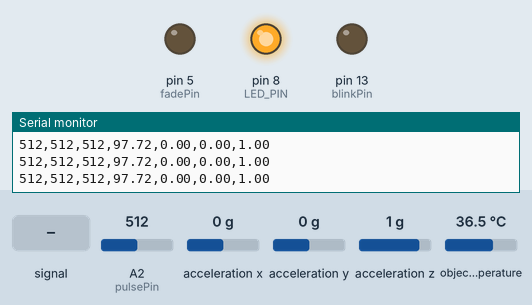
The sketch below on a simulated Arduino Uno, built with avr-gcc and run on an emulated ATmega328P. On the bench: output pins drawn as LEDs (lit = HIGH), the last lines printed to the serial monitor. Inputs (shaded band) come from the test bench; at power-on: A2 (pulsePin) = 512, object temperature 36.5 °C, acceleration x 0 g, acceleration y 0 g, acceleration z 1 g.

Above: at 2.2 s.
2.3 s: A2 (pulsePin) fed a 200 Hz sine of ±81 counts around its level
5.3 s: A2 (pulsePin) set to 30
At 5.45 s:
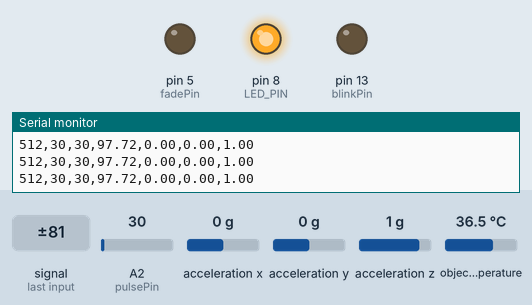
8.3 s: A2 (pulsePin) set to 494
9.8 s: A2 (pulsePin) set to 519
At 11.6 s:
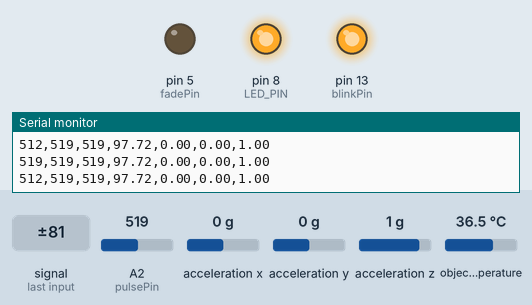
11.9 s: object temperature set to 39 °C
14.9 s: A2 (pulsePin) fed a 1000 Hz sine of ±255 counts around its level
At 15.15 s:
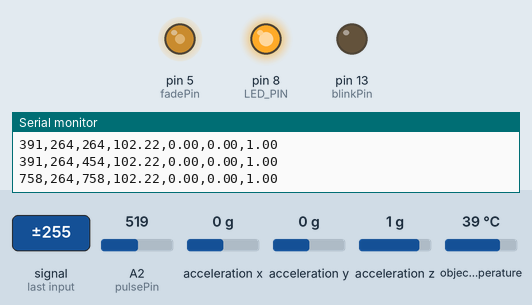
Timing chart, 0 to 37.7 s (numbered marks = the images above; inputs shaded):
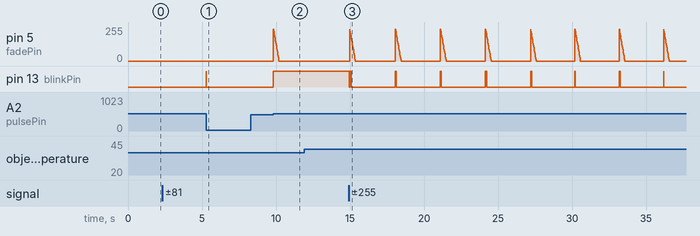

The sketch:

run_medcap.ino
```cpp
/*  Pulse Sensor Amped 1.5    by Joel Murphy and Yury Gitman   http://www.pulsesensor.com

----------------------  Notes ----------------------  ----------------------
This code:
1) Blinks an LED to User's Live Heartbeat   PIN 13
2) Fades an LED to User's Live HeartBeat    PIN 5
3) Determines BPM
4) Prints All of the Above to Serial

Read Me:
https://github.com/WorldFamousElectronics/PulseSensor_Amped_Arduino/blob/master/README.md
 ----------------------       ----------------------  ----------------------
*/

// Thermometer
#include <Wire.h> // I2C library, required for MLX90614
#include <C:\Users\raj19\Documents\Arduino\run_medcap\SparkFunMLX90614.h> // SparkFunMLX90614 Arduino library


// Accelerometer

#include <C:\Users\raj19\Documents\Arduino\run_medcap\SparkFunLIS3DH.h>
#include <SPI.h>


#define PROCESSING_VISUALIZER 1
#define SERIAL_PLOTTER  2

//  Variables
int pulsePin = 2;                 // Pulse Sensor purple wire connected to analog pin 0
int blinkPin = 13;                // pin to blink led at each beat
int fadePin = 5;                  // pin to do fancy classy fading blink at each beat
int fadeRate = 0;                 // used to fade LED on with PWM on fadePin

// Volatile Variables, used in the interrupt service routine!
volatile int BPM;                   // int that holds raw Analog in 0. updated every 2mS
volatile int Signal;                // holds the incoming raw data
volatile int IBI = 600;             // int that holds the time interval between beats! Must be seeded!
volatile boolean Pulse = false;     // "True" when User's live heartbeat is detected. "False" when not a "live beat".
volatile boolean QS = false;        // becomes true when Arduoino finds a beat.

// SET THE SERIAL OUTPUT TYPE TO YOUR NEEDS
// PROCESSING_VISUALIZER works with Pulse Sensor Processing Visualizer
//      https://github.com/WorldFamousElectronics/PulseSensor_Amped_Processing_Visualizer
// SERIAL_PLOTTER outputs sensor data for viewing with the Arduino Serial Plotter
//      run the Serial Plotter at 115200 baud: Tools/Serial Plotter or Command+L
static int outputType = SERIAL_PLOTTER;


  // FIRST, CREATE VARIABLES TO PERFORM THE SAMPLE TIMING FUNCTION
  unsigned long lastTime;
  unsigned long thisTime;

//////THERMOMETER///////////////////////////////
IRTherm therm; // Create an IRTherm object to interact with throughout
const byte LED_PIN = 8; // Optional LED attached to pin 8 (active low)

volatile float coreTemp = 0;
//////THERMOMETER///////////////////////////////


//////ACCEL///////////////////////////////

LIS3DH myIMU; //Default constructor is I2C, addr 0x19.
volatile float accel_x = 0;
volatile float accel_y = 0;
volatile float accel_z = 0;
//////ACCEL///////////////////////////////


  void setup(){
    pinMode(blinkPin,OUTPUT);         // pin that will blink to your heartbeat!
    pinMode(fadePin,OUTPUT);          // pin that will fade to your heartbeat!
    Serial.begin(115200);             // we agree to talk fast!
    // ADD THIS LINE IN PLACE OF THE interruptSetup() CALL
    lastTime = micros();              // get the time so we can create a software 'interrupt'
    // IF YOU ARE POWERING The Pulse Sensor AT VOLTAGE LESS THAN THE BOARD VOLTAGE,
    // UN-COMMENT THE NEXT LINE AND APPLY THAT VOLTAGE TO THE A-REF PIN
    //   analogReference(EXTERNAL);


    //////THERMOMETER///////////////////////////////

    //Serial.begin(9600); // Initialize Serial to log output
    therm.begin(); // Initialize thermal IR sensor
    therm.setUnit(TEMP_F); // Set the library's units to Farenheit
    // Alternatively, TEMP_F can be replaced with TEMP_C for Celsius or
    // TEMP_K for Kelvin.

    pinMode(LED_PIN, OUTPUT); // LED pin as output
    setLED(LOW); // LED OFF

    //////THERMOMETER///////////////////////////////


    //////ACCEL///////////////////////////////
    //Serial.begin(9600);
    delay(1000); //relax...
    Serial.println("Processor came out of reset.\n");

    //Call .begin() to configure the IMU
    myIMU.begin();

    //////ACCEL///////////////////////////////


  } //end of setup()

  //IN THE LOOP, ADD THE CODE THAT WILL DO THE 2mS TIMING, AND CALL THE getPulse() routine.
  void loop(){

    serialOutput() ;

    thisTime = micros();            // GET THE CURRENT TIME
    if(thisTime - lastTime > 2000){ // CHECK TO SEE IF 2mS HAS PASSED
      lastTime = thisTime;          // KEEP TRACK FOR NEXT TIME
      getPulse();                   //CHANGE 'ISR(TIMER2_COMPA_vect)' TO 'getPulse()' IN THE INTERRUPTS TAB!
    }

  if (QS == true){     // A Heartbeat Was Found
                       // BPM and IBI have been Determined
                       // Quantified Self "QS" true when arduino finds a heartbeat
        fadeRate = 255;         // Makes the LED Fade Effect Happen
                                // Set 'fadeRate' Variable to 255 to fade LED with pulse
        serialOutputWhenBeatHappens();   // A Beat Happened, Output that to serial.
        QS = false;                      // reset the Quantified Self flag for next time
  }

  ledFadeToBeat();                      // Makes the LED Fade Effect Happen
  delay(20);                             //  take a break


//////THERMOMETER///////////////////////////////

  setLED(HIGH); //LED on

  // Call therm.read() to read object and ambient temperatures from the sensor.
  if (therm.read()) // On success, read() will return 1, on fail 0.
  {
    // Use the object() and ambient() functions to grab the object and ambient
  // temperatures.
  // They'll be floats, calculated out to the unit you set with setUnit().
    /*
    Serial.print("Object: ");
    Serial.println(therm.object());
    Serial.write('°'); // Degree Symbol
    Serial.println("F");
    Serial.print("Ambient: ");
    Serial.println(therm.ambient());
    Serial.write('°'); // Degree Symbol
    Serial.println("F");
    Serial.println();
    */
    coreTemp = therm.object();
  }
  setLED(LOW);

//////THERMOMETER///////////////////////////////


 //////ACCEL///////////////////////////////
  //Get all parameters
  /*
  Serial.print("\nAccelerometer:\n");
  Serial.print(" X = ");
  Serial.println(myIMU.readFloatAccelX(), 4);
  Serial.print(" Y = ");
  Serial.println(myIMU.readFloatAccelY(), 4);
  Serial.print(" Z = ");
  Serial.println(myIMU.readFloatAccelZ(), 4);

  delay(1000);
  */

  accel_x = myIMU.readFloatAccelX();
  accel_y = myIMU.readFloatAccelY();
  accel_z = myIMU.readFloatAccelZ();

 //////ACCEL///////////////////////////////
}


void ledFadeToBeat(){
    fadeRate -= 15;                         //  set LED fade value
    fadeRate = constrain(fadeRate,0,255);   //  keep LED fade value from going into negative numbers!
    analogWrite(fadePin,fadeRate);          //  fade LED
  }

void setLED(bool on)
{
  if (on)
    digitalWrite(LED_PIN, LOW);
  else
    digitalWrite(LED_PIN, HIGH);
}
```

AllSerialHandling.ino
```cpp
//////////
/////////  All Serial Handling Code,
/////////  It's Changeable with the 'outputType' variable
/////////  It's declared at start of code.
/////////

extern volatile int P;
extern volatile int minima;
extern volatile float coreTemp;
extern volatile float accel_x;
extern volatile float accel_y;
extern volatile float accel_z;

void serialOutput(){   // Decide How To Output Serial.
  switch(outputType){
    case PROCESSING_VISUALIZER:
      sendDataToSerial('S', Signal);     // goes to sendDataToSerial function
      break;
    case SERIAL_PLOTTER:  // open the Arduino Serial Plotter to visualize these data
      Serial.print(P);  //Blue
      Serial.print(",");
      Serial.print(minima);  //Red
      Serial.print(",");
      Serial.print(Signal);   //Green
      Serial.print(",");
      Serial.print(coreTemp);
      Serial.print(",");
      Serial.print(accel_x);  //Red
      Serial.print(",");
      Serial.print(accel_y);   //Green
      Serial.print(",");
      Serial.println(accel_z);

      break;
    default:
      break;
  }

}

//  Decides How To OutPut BPM and IBI Data
void serialOutputWhenBeatHappens(){
  switch(outputType){
    case PROCESSING_VISUALIZER:    // find it here https://github.com/WorldFamousElectronics/PulseSensor_Amped_Processing_Visualizer
      sendDataToSerial('B',BPM);   // send heart rate with a 'B' prefix
      sendDataToSerial('Q',IBI);   // send time between beats with a 'Q' prefix
      break;

    default:
      break;
  }
}

//  Sends Data to Pulse Sensor Processing App, Native Mac App, or Third-party Serial Readers.
void sendDataToSerial(char symbol, int data ){
    Serial.print(symbol);
    Serial.println(data);
  }
```

Interrupt.ino
```cpp
volatile int rate[10];                    // array to hold last ten IBI values
volatile unsigned long sampleCounter = 0;          // used to determine pulse timing
volatile unsigned long lastBeatTime = 0;           // used to find IBI
volatile int P =512;                      // used to find peak in pulse wave, seeded
volatile int T = 512;                     // used to find trough in pulse wave, seeded
volatile int thresh = 530;                // used to find instant moment of heart beat, seeded
volatile int amp = 0;                   // used to hold amplitude of pulse waveform, seeded
volatile boolean firstBeat = true;        // used to seed rate array so we startup with reasonable BPM
volatile boolean secondBeat = false;      // used to seed rate array so we startup with reasonable BPM
boolean maxima_found = false;
volatile int minima = 800;
volatile int maxima = 0;
volatile int countReadings = 0;

//void interruptSetup(){  // CHECK OUT THE Timer_Interrupt_Notes TAB FOR MORE ON INTERRUPTS
  // Initializes Timer2 to throw an interrupt every 2mS.
  //TCCR2A = 0x02;     // DISABLE PWM ON DIGITAL PINS 3 AND 11, AND GO INTO CTC MODE
  //TCCR2B = 0x06;     // DON'T FORCE COMPARE, 256 PRESCALER
  //OCR2A = 0X7C;      // SET THE TOP OF THE COUNT TO 124 FOR 500Hz SAMPLE RATE
  //TIMSK2 = 0x02;     // ENABLE INTERRUPT ON MATCH BETWEEN TIMER2 AND OCR2A
 // sei();             // MAKE SURE GLOBAL INTERRUPTS ARE ENABLED
//}


// THIS IS THE TIMER 2 INTERRUPT SERVICE ROUTINE.
// Timer 2 makes sure that we take a reading every 2 miliseconds
void getPulse(){                         // triggered when Timer2 counts to 124
 // cli();                                      // disable interrupts while we do this
  Signal = analogRead(pulsePin);              // read the Pulse Sensor
  sampleCounter += 2;                         // keep track of the time in mS with this variable
  int N = sampleCounter - lastBeatTime;       // monitor the time since the last beat to avoid noise

    //  find the peak and trough of the pulse wave
  if(Signal < thresh && N > (IBI/5)*3){       // avoid dichrotic noise by waiting 3/5 of last IBI
    if (Signal < T){                        // T is the trough
      T = Signal;                         // keep track of lowest point in pulse wave
    }
  }

  if(Signal > thresh && Signal > P){          // thresh condition helps avoid noise
    if (!maxima_found) P = Signal;                             // P is the peak
  }else{                                        // keep track of highest point in pulse wave
    maxima_found = true;
    maxima = Signal;
    minima = 800;
    P = 512;
    countReadings = 0;
  }

  if (maxima_found){
    countReadings++;
    if (minima > Signal){
      minima = Signal;
    }else{
      if (countReadings >= 2) maxima_found = false;
    }


  }
  //  NOW IT'S TIME TO LOOK FOR THE HEART BEAT
  // signal surges up in value every time there is a pulse
  if (N > 250){                                   // avoid high frequency noise
    if ( (Signal > thresh) && (Pulse == false) && (N > (IBI/5)*3) ){
      Pulse = true;                               // set the Pulse flag when we think there is a pulse
      digitalWrite(blinkPin,HIGH);                // turn on pin 13 LED
      IBI = sampleCounter - lastBeatTime;         // measure time between beats in mS
      lastBeatTime = sampleCounter;               // keep track of time for next pulse

      if(secondBeat){                        // if this is the second beat, if secondBeat == TRUE
        secondBeat = false;                  // clear secondBeat flag
        for(int i=0; i<=9; i++){             // seed the running total to get a realisitic BPM at startup
          rate[i] = IBI;
        }
      }

      if(firstBeat){                         // if it's the first time we found a beat, if firstBeat == TRUE
        firstBeat = false;                   // clear firstBeat flag
        secondBeat = true;                   // set the second beat flag
       // sei();                               // enable interrupts again
        return;                              // IBI value is unreliable so discard it
      }


      // keep a running total of the last 10 IBI values
      word runningTotal = 0;                  // clear the runningTotal variable

      for(int i=0; i<=8; i++){                // shift data in the rate array
        rate[i] = rate[i+1];                  // and drop the oldest IBI value
        runningTotal += rate[i];              // add up the 9 oldest IBI values
      }

      rate[9] = IBI;                          // add the latest IBI to the rate array
      runningTotal += rate[9];                // add the latest IBI to runningTotal
      runningTotal /= 10;                     // average the last 10 IBI values
      BPM = 60000/runningTotal;               // how many beats can fit into a minute? that's BPM!
      QS = true;                              // set Quantified Self flag
      // QS FLAG IS NOT CLEARED INSIDE THIS ISR
    }
  }

  if (Signal < thresh && Pulse == true){   // when the values are going down, the beat is over
    digitalWrite(blinkPin,LOW);            // turn off pin 13 LED
    Pulse = false;                         // reset the Pulse flag so we can do it again
    amp = P - T;                           // get amplitude of the pulse wave
    thresh = amp/2 + T;                    // set thresh at 50% of the amplitude
    P = thresh;                            // reset these for next time
    T = thresh;
  }

  if (N > 2500){                           // if 2.5 seconds go by without a beat
    thresh = 530;                          // set thresh default
    P = 512;                               // set P default
    T = 512;                               // set T default
    lastBeatTime = sampleCounter;          // bring the lastBeatTime up to date
    firstBeat = true;                      // set these to avoid noise
    secondBeat = false;                    // when we get the heartbeat back
  }

 // sei();                                   // enable interrupts when youre done!
}// end isr
```

Source omitted: Timer_Interrupt_Notes.ino (10544 bytes)

Measured:
- the behaviour switches between 512 and 513 on A2 (pulsePin) (found by bisection; images 1 and 2)
- after the input at 2.3 s, pin 13 (blinkPin): LOW → HIGH after 3.0 s, → LOW 0.02 s later
- after the input at 5.3 s, pin 5 (fadePin): stays 0/255 (without the input it goes to 240/255 after 3.0 s); pin 13 (blinkPin): stays LOW (without the input it goes to HIGH after 3.0 s)
- after the input at 9.8 s, pin 13 (blinkPin): LOW → HIGH at once
